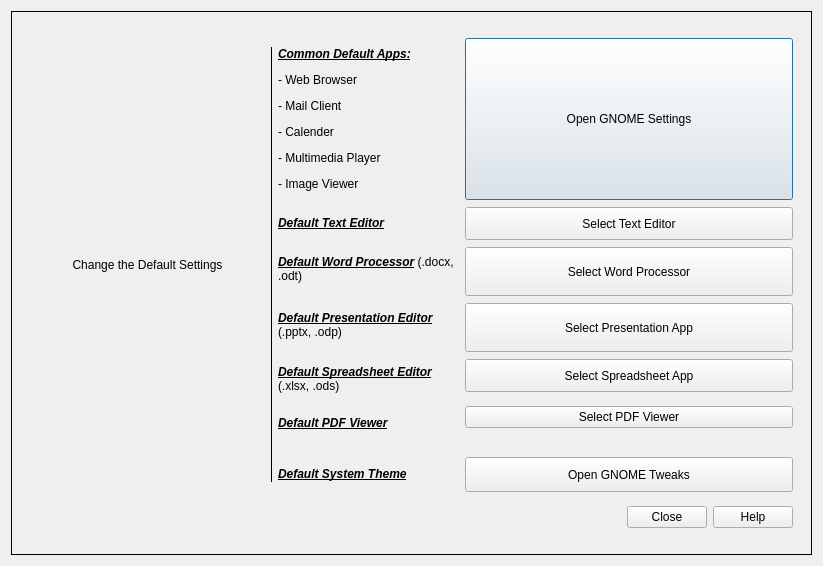
<?xml version="1.0" encoding="UTF-8"?>
<ui version="4.0">
 <class>Dialog</class>
 <widget class="QDialog" name="Dialog">
  <property name="geometry">
   <rect>
    <x>0</x>
    <y>0</y>
    <width>823</width>
    <height>566</height>
   </rect>
  </property>
  <property name="minimumSize">
   <size>
    <width>694</width>
    <height>566</height>
   </size>
  </property>
  <property name="maximumSize">
   <size>
    <width>877</width>
    <height>585</height>
   </size>
  </property>
  <property name="windowTitle">
   <string>Dialog</string>
  </property>
  <layout class="QVBoxLayout" name="verticalLayout">
   <item>
    <widget class="QFrame" name="frame">
     <property name="styleSheet">
      <string notr="true">QWidget{
	background-color: rgb(30, 31, 47);
	
	font: 9pt &quot;JetBrains Mono&quot;;
	color: rgb(118, 159, 240);
};

</string>
     </property>
     <property name="frameShape">
      <enum>QFrame::Panel</enum>
     </property>
     <layout class="QVBoxLayout" name="verticalLayout_2">
      <item>
       <widget class="QStackedWidget" name="dialogStackedWidget">
        <property name="currentIndex">
         <number>0</number>
        </property>
        <widget class="QWidget" name="page">
         <layout class="QVBoxLayout" name="verticalLayout_4">
          <item>
           <layout class="QHBoxLayout" name="horizontalLayout">
            <item>
             <widget class="QFrame" name="frame_3">
              <property name="minimumSize">
               <size>
                <width>150</width>
                <height>0</height>
               </size>
              </property>
              <property name="maximumSize">
               <size>
                <width>235</width>
                <height>16777215</height>
               </size>
              </property>
              <property name="frameShape">
               <enum>QFrame::NoFrame</enum>
              </property>
              <property name="frameShadow">
               <enum>QFrame::Raised</enum>
              </property>
              <layout class="QVBoxLayout" name="verticalLayout_3">
               <item>
                <widget class="QLabel" name="label_8">
                 <property name="sizePolicy">
                  <sizepolicy hsizetype="MinimumExpanding" vsizetype="Preferred">
                   <horstretch>0</horstretch>
                   <verstretch>0</verstretch>
                  </sizepolicy>
                 </property>
                 <property name="minimumSize">
                  <size>
                   <width>80</width>
                   <height>0</height>
                  </size>
                 </property>
                 <property name="styleSheet">
                  <string notr="true">font: 20pt &quot;JetBrains Mono&quot;;</string>
                 </property>
                 <property name="text">
                  <string>Change the Default Settings</string>
                 </property>
                 <property name="alignment">
                  <set>Qt::AlignCenter</set>
                 </property>
                 <property name="wordWrap">
                  <bool>true</bool>
                 </property>
                </widget>
               </item>
              </layout>
             </widget>
            </item>
            <item>
             <widget class="QFrame" name="frame_2">
              <property name="sizePolicy">
               <sizepolicy hsizetype="Preferred" vsizetype="MinimumExpanding">
                <horstretch>0</horstretch>
                <verstretch>0</verstretch>
               </sizepolicy>
              </property>
              <property name="minimumSize">
               <size>
                <width>1</width>
                <height>300</height>
               </size>
              </property>
              <property name="maximumSize">
               <size>
                <width>2</width>
                <height>435</height>
               </size>
              </property>
              <property name="frameShape">
               <enum>QFrame::Box</enum>
              </property>
              <property name="frameShadow">
               <enum>QFrame::Plain</enum>
              </property>
              <property name="lineWidth">
               <number>2</number>
              </property>
             </widget>
            </item>
            <item>
             <layout class="QFormLayout" name="formLayout">
              <property name="fieldGrowthPolicy">
               <enum>QFormLayout::ExpandingFieldsGrow</enum>
              </property>
              <property name="rowWrapPolicy">
               <enum>QFormLayout::DontWrapRows</enum>
              </property>
              <property name="formAlignment">
               <set>Qt::AlignJustify|Qt::AlignVCenter</set>
              </property>
              <property name="horizontalSpacing">
               <number>7</number>
              </property>
              <property name="verticalSpacing">
               <number>7</number>
              </property>
              <property name="leftMargin">
               <number>0</number>
              </property>
              <item row="0" column="0">
               <widget class="QLabel" name="label">
                <property name="sizePolicy">
                 <sizepolicy hsizetype="Expanding" vsizetype="Minimum">
                  <horstretch>0</horstretch>
                  <verstretch>0</verstretch>
                 </sizepolicy>
                </property>
                <property name="minimumSize">
                 <size>
                  <width>180</width>
                  <height>152</height>
                 </size>
                </property>
                <property name="text">
                 <string>&lt;html&gt;&lt;head/&gt;&lt;body&gt;&lt;p&gt;&lt;span style=&quot; font-weight:600; font-style:italic; text-decoration: underline;&quot;&gt;Common Default Apps:&lt;/span&gt;&lt;/p&gt;&lt;p&gt;- Web Browser&lt;/p&gt;&lt;p&gt;- Mail Client&lt;/p&gt;&lt;p&gt;- Calender&lt;/p&gt;&lt;p&gt;- Multimedia Player&lt;/p&gt;&lt;p&gt;- Image Viewer&lt;/p&gt;&lt;/body&gt;&lt;/html&gt;</string>
                </property>
                <property name="wordWrap">
                 <bool>true</bool>
                </property>
               </widget>
              </item>
              <item row="0" column="1">
               <widget class="QPushButton" name="openGNOMESettingsButton">
                <property name="sizePolicy">
                 <sizepolicy hsizetype="MinimumExpanding" vsizetype="Fixed">
                  <horstretch>0</horstretch>
                  <verstretch>0</verstretch>
                 </sizepolicy>
                </property>
                <property name="minimumSize">
                 <size>
                  <width>233</width>
                  <height>162</height>
                 </size>
                </property>
                <property name="maximumSize">
                 <size>
                  <width>16777215</width>
                  <height>162</height>
                 </size>
                </property>
                <property name="text">
                 <string>Open GNOME Settings</string>
                </property>
               </widget>
              </item>
              <item row="1" column="0">
               <widget class="QLabel" name="label_2">
                <property name="sizePolicy">
                 <sizepolicy hsizetype="Expanding" vsizetype="Preferred">
                  <horstretch>0</horstretch>
                  <verstretch>0</verstretch>
                 </sizepolicy>
                </property>
                <property name="minimumSize">
                 <size>
                  <width>180</width>
                  <height>30</height>
                 </size>
                </property>
                <property name="maximumSize">
                 <size>
                  <width>16777215</width>
                  <height>35</height>
                 </size>
                </property>
                <property name="text">
                 <string>&lt;html&gt;&lt;head/&gt;&lt;body&gt;&lt;p&gt;&lt;span style=&quot; font-weight:600; font-style:italic; text-decoration: underline;&quot;&gt;Default Text Editor&lt;/span&gt;&lt;/p&gt;&lt;/body&gt;&lt;/html&gt;</string>
                </property>
                <property name="wordWrap">
                 <bool>true</bool>
                </property>
               </widget>
              </item>
              <item row="1" column="1">
               <widget class="QPushButton" name="selectTextEditorButton">
                <property name="sizePolicy">
                 <sizepolicy hsizetype="Expanding" vsizetype="Fixed">
                  <horstretch>0</horstretch>
                  <verstretch>0</verstretch>
                 </sizepolicy>
                </property>
                <property name="minimumSize">
                 <size>
                  <width>233</width>
                  <height>33</height>
                 </size>
                </property>
                <property name="maximumSize">
                 <size>
                  <width>16777215</width>
                  <height>33</height>
                 </size>
                </property>
                <property name="text">
                 <string>Select Text Editor</string>
                </property>
               </widget>
              </item>
              <item row="3" column="0">
               <widget class="QLabel" name="label_3">
                <property name="sizePolicy">
                 <sizepolicy hsizetype="Expanding" vsizetype="Preferred">
                  <horstretch>0</horstretch>
                  <verstretch>0</verstretch>
                 </sizepolicy>
                </property>
                <property name="minimumSize">
                 <size>
                  <width>180</width>
                  <height>45</height>
                 </size>
                </property>
                <property name="maximumSize">
                 <size>
                  <width>16777215</width>
                  <height>45</height>
                 </size>
                </property>
                <property name="text">
                 <string>&lt;html&gt;&lt;head/&gt;&lt;body&gt;&lt;p&gt;&lt;span style=&quot; font-weight:600; font-style:italic; text-decoration: underline;&quot;&gt;Default Word Processor&lt;/span&gt; (.docx, .odt)&lt;/p&gt;&lt;/body&gt;&lt;/html&gt;</string>
                </property>
                <property name="wordWrap">
                 <bool>true</bool>
                </property>
               </widget>
              </item>
              <item row="3" column="1">
               <widget class="QPushButton" name="selectDOCXButton">
                <property name="sizePolicy">
                 <sizepolicy hsizetype="Expanding" vsizetype="Fixed">
                  <horstretch>0</horstretch>
                  <verstretch>0</verstretch>
                 </sizepolicy>
                </property>
                <property name="minimumSize">
                 <size>
                  <width>233</width>
                  <height>49</height>
                 </size>
                </property>
                <property name="maximumSize">
                 <size>
                  <width>16777215</width>
                  <height>49</height>
                 </size>
                </property>
                <property name="text">
                 <string>Select Word Processor</string>
                </property>
               </widget>
              </item>
              <item row="4" column="0">
               <widget class="QLabel" name="label_5">
                <property name="sizePolicy">
                 <sizepolicy hsizetype="Expanding" vsizetype="Preferred">
                  <horstretch>0</horstretch>
                  <verstretch>0</verstretch>
                 </sizepolicy>
                </property>
                <property name="minimumSize">
                 <size>
                  <width>180</width>
                  <height>40</height>
                 </size>
                </property>
                <property name="maximumSize">
                 <size>
                  <width>16777215</width>
                  <height>45</height>
                 </size>
                </property>
                <property name="text">
                 <string>&lt;html&gt;&lt;head/&gt;&lt;body&gt;&lt;p&gt;&lt;span style=&quot; font-weight:600; font-style:italic; text-decoration: underline;&quot;&gt;Default Presentation Editor&lt;/span&gt; (.pptx, .odp)&lt;/p&gt;&lt;/body&gt;&lt;/html&gt;</string>
                </property>
                <property name="wordWrap">
                 <bool>true</bool>
                </property>
               </widget>
              </item>
              <item row="4" column="1">
               <widget class="QPushButton" name="selectPPTXButton">
                <property name="sizePolicy">
                 <sizepolicy hsizetype="Expanding" vsizetype="Fixed">
                  <horstretch>0</horstretch>
                  <verstretch>0</verstretch>
                 </sizepolicy>
                </property>
                <property name="minimumSize">
                 <size>
                  <width>233</width>
                  <height>49</height>
                 </size>
                </property>
                <property name="maximumSize">
                 <size>
                  <width>16777215</width>
                  <height>49</height>
                 </size>
                </property>
                <property name="text">
                 <string>Select Presentation App</string>
                </property>
               </widget>
              </item>
              <item row="5" column="0">
               <widget class="QLabel" name="label_6">
                <property name="sizePolicy">
                 <sizepolicy hsizetype="Expanding" vsizetype="Preferred">
                  <horstretch>0</horstretch>
                  <verstretch>0</verstretch>
                 </sizepolicy>
                </property>
                <property name="minimumSize">
                 <size>
                  <width>180</width>
                  <height>40</height>
                 </size>
                </property>
                <property name="maximumSize">
                 <size>
                  <width>16777215</width>
                  <height>40</height>
                 </size>
                </property>
                <property name="text">
                 <string>&lt;html&gt;&lt;head/&gt;&lt;body&gt;&lt;p&gt;&lt;span style=&quot; font-weight:600; font-style:italic; text-decoration: underline;&quot;&gt;Default Spreadsheet Editor&lt;/span&gt; (.xlsx, .ods)&lt;/p&gt;&lt;/body&gt;&lt;/html&gt;</string>
                </property>
                <property name="wordWrap">
                 <bool>true</bool>
                </property>
               </widget>
              </item>
              <item row="5" column="1">
               <widget class="QPushButton" name="pushButton_4">
                <property name="sizePolicy">
                 <sizepolicy hsizetype="Expanding" vsizetype="Fixed">
                  <horstretch>0</horstretch>
                  <verstretch>0</verstretch>
                 </sizepolicy>
                </property>
                <property name="minimumSize">
                 <size>
                  <width>233</width>
                  <height>33</height>
                 </size>
                </property>
                <property name="maximumSize">
                 <size>
                  <width>16777215</width>
                  <height>33</height>
                 </size>
                </property>
                <property name="text">
                 <string>Select Spreadsheet App</string>
                </property>
               </widget>
              </item>
              <item row="6" column="0">
               <widget class="QLabel" name="label_7">
                <property name="sizePolicy">
                 <sizepolicy hsizetype="MinimumExpanding" vsizetype="Preferred">
                  <horstretch>0</horstretch>
                  <verstretch>0</verstretch>
                 </sizepolicy>
                </property>
                <property name="minimumSize">
                 <size>
                  <width>180</width>
                  <height>34</height>
                 </size>
                </property>
                <property name="maximumSize">
                 <size>
                  <width>16777215</width>
                  <height>37</height>
                 </size>
                </property>
                <property name="text">
                 <string>&lt;html&gt;&lt;head/&gt;&lt;body&gt;&lt;p&gt;&lt;span style=&quot; font-weight:600; font-style:italic; text-decoration: underline;&quot;&gt;Default PDF Viewer&lt;/span&gt;&lt;/p&gt;&lt;/body&gt;&lt;/html&gt;</string>
                </property>
               </widget>
              </item>
              <item row="8" column="0">
               <widget class="QLabel" name="label_4">
                <property name="sizePolicy">
                 <sizepolicy hsizetype="Expanding" vsizetype="Preferred">
                  <horstretch>0</horstretch>
                  <verstretch>0</verstretch>
                 </sizepolicy>
                </property>
                <property name="minimumSize">
                 <size>
                  <width>180</width>
                  <height>35</height>
                 </size>
                </property>
                <property name="maximumSize">
                 <size>
                  <width>16777215</width>
                  <height>37</height>
                 </size>
                </property>
                <property name="text">
                 <string>&lt;html&gt;&lt;head/&gt;&lt;body&gt;&lt;p&gt;&lt;span style=&quot; font-weight:600; font-style:italic; text-decoration: underline;&quot;&gt;Default System Theme&lt;/span&gt;&lt;/p&gt;&lt;/body&gt;&lt;/html&gt;</string>
                </property>
                <property name="wordWrap">
                 <bool>true</bool>
                </property>
               </widget>
              </item>
              <item row="8" column="1">
               <widget class="QPushButton" name="openGNOMETweaksButton">
                <property name="sizePolicy">
                 <sizepolicy hsizetype="Expanding" vsizetype="Fixed">
                  <horstretch>0</horstretch>
                  <verstretch>0</verstretch>
                 </sizepolicy>
                </property>
                <property name="minimumSize">
                 <size>
                  <width>233</width>
                  <height>35</height>
                 </size>
                </property>
                <property name="maximumSize">
                 <size>
                  <width>16777215</width>
                  <height>35</height>
                 </size>
                </property>
                <property name="text">
                 <string>Open GNOME Tweaks</string>
                </property>
               </widget>
              </item>
              <item row="6" column="1">
               <widget class="QPushButton" name="pushButton">
                <property name="sizePolicy">
                 <sizepolicy hsizetype="MinimumExpanding" vsizetype="Fixed">
                  <horstretch>0</horstretch>
                  <verstretch>0</verstretch>
                 </sizepolicy>
                </property>
                <property name="text">
                 <string>Select PDF Viewer</string>
                </property>
               </widget>
              </item>
              <item row="7" column="1">
               <widget class="Line" name="line_3">
                <property name="orientation">
                 <enum>Qt::Horizontal</enum>
                </property>
               </widget>
              </item>
              <item row="7" column="0">
               <widget class="Line" name="line_6">
                <property name="orientation">
                 <enum>Qt::Horizontal</enum>
                </property>
               </widget>
              </item>
             </layout>
            </item>
           </layout>
          </item>
          <item>
           <widget class="QDialogButtonBox" name="primaryDialogButtonBox">
            <property name="orientation">
             <enum>Qt::Horizontal</enum>
            </property>
            <property name="standardButtons">
             <set>QDialogButtonBox::Close|QDialogButtonBox::Help</set>
            </property>
           </widget>
          </item>
         </layout>
        </widget>
        <widget class="QWidget" name="page_2">
         <layout class="QVBoxLayout" name="verticalLayout_7">
          <item>
           <layout class="QHBoxLayout" name="horizontalLayout_3">
            <item>
             <widget class="QFrame" name="frame_4">
              <property name="frameShape">
               <enum>QFrame::NoFrame</enum>
              </property>
              <property name="frameShadow">
               <enum>QFrame::Plain</enum>
              </property>
              <layout class="QVBoxLayout" name="verticalLayout_6">
               <item>
                <widget class="QLabel" name="label_9">
                 <property name="minimumSize">
                  <size>
                   <width>81</width>
                   <height>81</height>
                  </size>
                 </property>
                 <property name="maximumSize">
                  <size>
                   <width>81</width>
                   <height>81</height>
                  </size>
                 </property>
                 <property name="text">
                  <string/>
                 </property>
                 <property name="pixmap">
                  <pixmap>../png/maneki_neko.png</pixmap>
                 </property>
                 <property name="scaledContents">
                  <bool>true</bool>
                 </property>
                </widget>
               </item>
              </layout>
             </widget>
            </item>
            <item>
             <widget class="QScrollArea" name="scrollArea">
              <property name="frameShape">
               <enum>QFrame::Box</enum>
              </property>
              <property name="frameShadow">
               <enum>QFrame::Sunken</enum>
              </property>
              <property name="widgetResizable">
               <bool>true</bool>
              </property>
              <widget class="QWidget" name="scrollAreaWidgetContents">
               <property name="geometry">
                <rect>
                 <x>0</x>
                 <y>0</y>
                 <width>659</width>
                 <height>832</height>
                </rect>
               </property>
               <layout class="QVBoxLayout" name="verticalLayout_5">
                <item>
                 <spacer name="verticalSpacer">
                  <property name="orientation">
                   <enum>Qt::Vertical</enum>
                  </property>
                  <property name="sizeType">
                   <enum>QSizePolicy::Minimum</enum>
                  </property>
                  <property name="sizeHint" stdset="0">
                   <size>
                    <width>20</width>
                    <height>115</height>
                   </size>
                  </property>
                 </spacer>
                </item>
                <item>
                 <widget class="QLabel" name="label_10">
                  <property name="minimumSize">
                   <size>
                    <width>0</width>
                    <height>70</height>
                   </size>
                  </property>
                  <property name="styleSheet">
                   <string notr="true">font: 26pt &quot;JetBrains Mono&quot;;</string>
                  </property>
                  <property name="text">
                   <string>Help Page</string>
                  </property>
                  <property name="alignment">
                   <set>Qt::AlignCenter</set>
                  </property>
                 </widget>
                </item>
                <item>
                 <widget class="Line" name="line">
                  <property name="frameShadow">
                   <enum>QFrame::Plain</enum>
                  </property>
                  <property name="orientation">
                   <enum>Qt::Horizontal</enum>
                  </property>
                 </widget>
                </item>
                <item>
                 <widget class="QLabel" name="label_11">
                  <property name="minimumSize">
                   <size>
                    <width>0</width>
                    <height>100</height>
                   </size>
                  </property>
                  <property name="text">
                   <string>&lt;html&gt;&lt;head/&gt;&lt;body&gt;&lt;p&gt;=&amp;gt; Select the default applications for opening common file types.&lt;/p&gt;&lt;p&gt;=&amp;gt; Select your preferred system theme using GNOME Tweaks tool.&lt;/p&gt;&lt;/body&gt;&lt;/html&gt;</string>
                  </property>
                  <property name="alignment">
                   <set>Qt::AlignJustify|Qt::AlignVCenter</set>
                  </property>
                  <property name="wordWrap">
                   <bool>true</bool>
                  </property>
                 </widget>
                </item>
                <item>
                 <widget class="Line" name="line_4">
                  <property name="frameShadow">
                   <enum>QFrame::Plain</enum>
                  </property>
                  <property name="orientation">
                   <enum>Qt::Horizontal</enum>
                  </property>
                 </widget>
                </item>
                <item>
                 <spacer name="verticalSpacer_2">
                  <property name="orientation">
                   <enum>Qt::Vertical</enum>
                  </property>
                  <property name="sizeHint" stdset="0">
                   <size>
                    <width>20</width>
                    <height>115</height>
                   </size>
                  </property>
                 </spacer>
                </item>
                <item>
                 <widget class="QLabel" name="label_12">
                  <property name="minimumSize">
                   <size>
                    <width>0</width>
                    <height>131</height>
                   </size>
                  </property>
                  <property name="styleSheet">
                   <string notr="true">font: 22pt &quot;JetBrains Mono&quot;;</string>
                  </property>
                  <property name="text">
                   <string>Why can't I find any application?</string>
                  </property>
                  <property name="alignment">
                   <set>Qt::AlignCenter</set>
                  </property>
                  <property name="wordWrap">
                   <bool>true</bool>
                  </property>
                 </widget>
                </item>
                <item>
                 <widget class="Line" name="line_2">
                  <property name="frameShadow">
                   <enum>QFrame::Plain</enum>
                  </property>
                  <property name="orientation">
                   <enum>Qt::Horizontal</enum>
                  </property>
                 </widget>
                </item>
                <item>
                 <widget class="QLabel" name="label_13">
                  <property name="minimumSize">
                   <size>
                    <width>0</width>
                    <height>138</height>
                   </size>
                  </property>
                  <property name="frameShadow">
                   <enum>QFrame::Sunken</enum>
                  </property>
                  <property name="text">
                   <string>&lt;html&gt;&lt;head/&gt;&lt;body&gt;&lt;p&gt;=&amp;gt; Maneki Neko fetches only preinstalled programs that could be set as default.&lt;/p&gt;&lt;p&gt;=&amp;gt; If you don't see any programs, it's probably not yet installed.&lt;/p&gt;&lt;p&gt;=&amp;gt; You may use the Program Installer to install what you may need.&lt;/p&gt;&lt;/body&gt;&lt;/html&gt;</string>
                  </property>
                  <property name="alignment">
                   <set>Qt::AlignJustify|Qt::AlignVCenter</set>
                  </property>
                  <property name="wordWrap">
                   <bool>true</bool>
                  </property>
                 </widget>
                </item>
                <item>
                 <spacer name="verticalSpacer_3">
                  <property name="orientation">
                   <enum>Qt::Vertical</enum>
                  </property>
                  <property name="sizeHint" stdset="0">
                   <size>
                    <width>20</width>
                    <height>40</height>
                   </size>
                  </property>
                 </spacer>
                </item>
                <item>
                 <widget class="Line" name="line_5">
                  <property name="frameShadow">
                   <enum>QFrame::Plain</enum>
                  </property>
                  <property name="orientation">
                   <enum>Qt::Horizontal</enum>
                  </property>
                 </widget>
                </item>
                <item>
                 <widget class="QPushButton" name="openProgramInstallerButton">
                  <property name="text">
                   <string>Open Maneki Neko Program Installer</string>
                  </property>
                 </widget>
                </item>
               </layout>
              </widget>
             </widget>
            </item>
           </layout>
          </item>
          <item>
           <layout class="QHBoxLayout" name="horizontalLayout_2">
            <item>
             <widget class="QPushButton" name="previousButton">
              <property name="minimumSize">
               <size>
                <width>91</width>
                <height>25</height>
               </size>
              </property>
              <property name="text">
               <string>&lt;== Previous</string>
              </property>
             </widget>
            </item>
            <item>
             <widget class="QDialogButtonBox" name="helpPageButtonBox">
              <property name="standardButtons">
               <set>QDialogButtonBox::Close</set>
              </property>
             </widget>
            </item>
           </layout>
          </item>
         </layout>
        </widget>
       </widget>
      </item>
     </layout>
    </widget>
   </item>
  </layout>
 </widget>
 <resources/>
 <connections/>
</ui>
